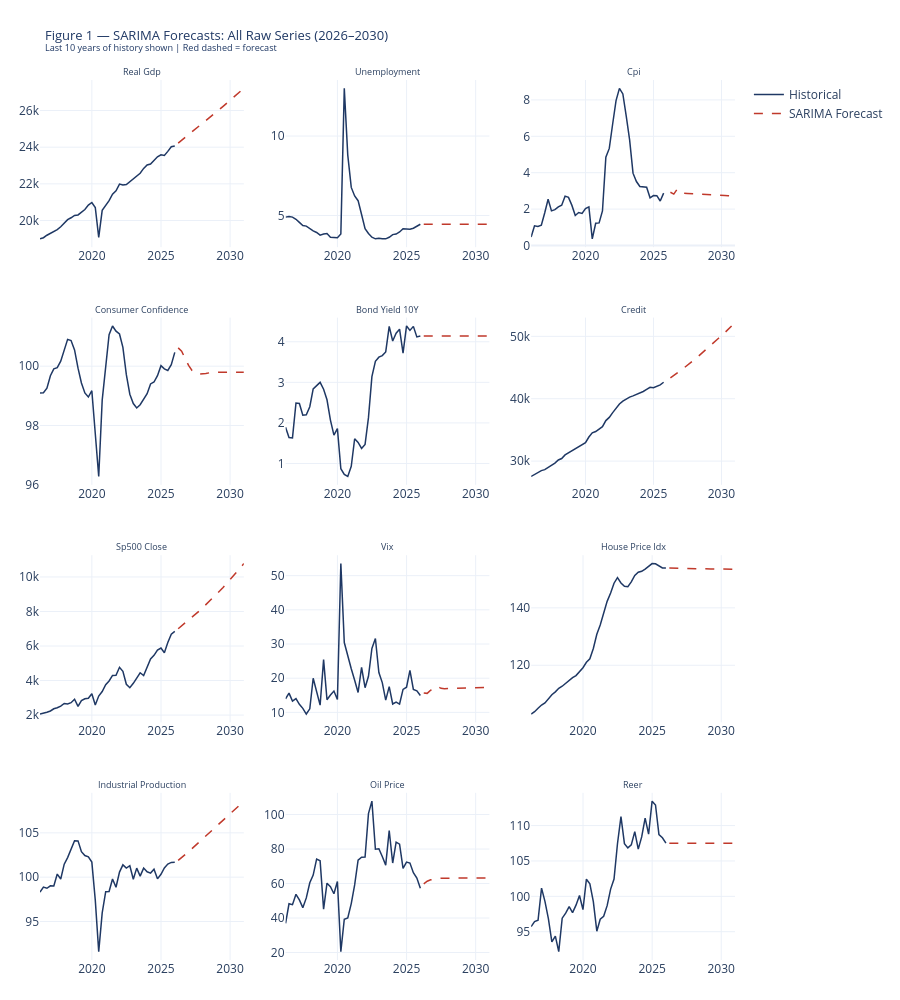

Notebook code for this chart:
### Markdown cell above
## **3: Derive Transformed Variables**
___
Reconstructs derived variables (YoY growth rates, log returns, first
differences) from the raw SARIMA forecasts. Derived variables require
historical context for the YoY/QoQ calculations — the historical raw series
is concatenated with the forecast period before computing each transformation.

**Why derive rather than forecast directly:**
Forecasting `us_gdp_yoy_growth` directly with SARIMA would treat it as an
independent series, ignoring its definitional relationship with `us_real_gdp`.
Deriving it from the GDP forecast preserves that relationship and ensures
internal consistency between the raw and derived forecasts.

**Output:** Derived variables are appended directly to `forecast_raw` in
memory and passed to Section 4 for assembly into the regressor dataset.

### Code cell
# ── Build forecast date index ─────────────────────────────────────────────────
last_date    = df_hist.index[-1]
forecast_idx = pd.date_range(
    start=last_date + pd.DateOffset(months=3),
    periods=N_PERIODS,
    freq='QE'
)

# ── Assemble raw forecasts ────────────────────────────────────────────────────
forecast_raw = pd.DataFrame(index=forecast_idx)
for col in RAW_TO_FORECAST:
    if col in results:
        forecast_raw[col] = results[col]['forecast']

# ── Reconstruct derived variables ─────────────────────────────────────────────
# Concatenate historical raw series with forecast period so that YoY/QoQ
combined = pd.concat([df_hist[RAW_TO_FORECAST], forecast_raw])

def build_derived(combined, source_col, method, periods, forecast_idx):
    """Compute a derived variable and slice out the forecast period."""
    if method == 'pct_change_yoy':
        return (combined[source_col].pct_change(periods) * 100).loc[forecast_idx]
    elif method == 'pct_change_qoq':
        return (combined[source_col].pct_change(periods) * 100).loc[forecast_idx]
    elif method == 'diff':
        return combined[source_col].diff(periods).loc[forecast_idx]
    elif method == 'log_diff':
        return np.log(combined[source_col]).diff(periods).loc[forecast_idx]
    else:
        raise ValueError(f'Unknown method: {method}')

for out_col, (src_col, method, periods) in DERIVED_VARS.items():
    forecast_raw[out_col] = build_derived(combined, src_col, method, periods, forecast_idx)

# ── Preview derived variables ────────────────────────────────────────────────
print(f'Derived variables constructed: {list(DERIVED_VARS.keys())}')
print(f'forecast_raw shape: {forecast_raw.shape}')
nan_counts = forecast_raw.isna().sum()
nan_cols   = nan_counts[nan_counts > 0]
if len(nan_cols) == 0:
    print('  No NaN values.')
else:
    print(f'  NaN values: {nan_cols.to_dict()}')

# ── Plot: all raw forecasts ───────────────────────────────────────────────────
n_cols = 3
n_rows = int(np.ceil(len(RAW_TO_FORECAST) / n_cols))

fig = make_subplots(
    rows=n_rows, cols=n_cols,
    subplot_titles=[c.replace('us_', '').replace('_', ' ').title()
                    for c in RAW_TO_FORECAST],
    vertical_spacing=0.08, horizontal_spacing=0.06
)

for i, col in enumerate(RAW_TO_FORECAST):
    r, c = i // n_cols + 1, i % n_cols + 1
    hist_series = df_hist[col].dropna()
    fc_vals     = forecast_raw[col]

    fig.add_trace(go.Scatter(
        x=hist_series.index[-40:], y=hist_series.values[-40:],
        mode='lines', line=dict(color=NAVY, width=1.5),
        showlegend=(i == 0), name='Historical'), row=r, col=c)

    fig.add_trace(go.Scatter(
        x=fc_vals.index, y=fc_vals.values,
        mode='lines', line=dict(color=RED, width=1.5, dash='dash'),
        showlegend=(i == 0), name='SARIMA Forecast'), row=r, col=c)

fig.update_layout(
    title=dict(
        text='Figure 1 — SARIMA Forecasts: All Raw Series (2026–2030)<br>'
             '<sup>Last 10 years of history shown | Red dashed = forecast</sup>',
        font=dict(size=13, color=NAVY)),
    template=TEMPLATE, height=n_rows * 250,
    margin=dict(t=80, b=40, l=40, r=20))
fig.update_annotations(font_size=9)
fig.show()
